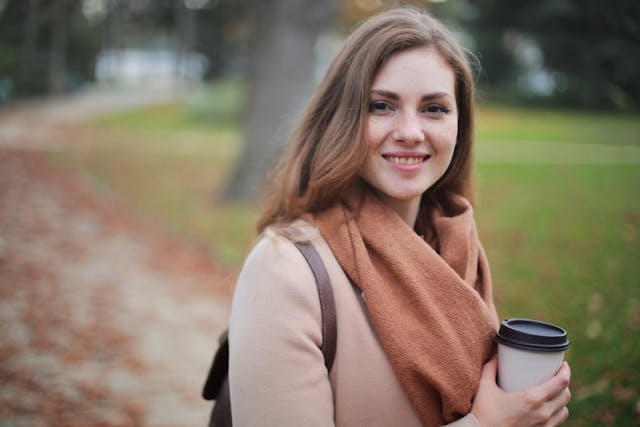
//> input picture person1.jpg, 640 x 427 px
$ ./main   (built with g++ and OpenCV 4)
//> lines starting //> are read from the running program, lines starting //| are printed output that depends on the picture
//> further down, img is the input picture: 427 rows x 640 cols, CV_8UC3; mean B, G, R 101.8, 119.2, 133.6
#include "opencv2/opencv.hpp"

/*
* cv::Mat&
* - 원본을 직접 수정하면서 반환해야 한다면 cv::Mat& 사용
*
* cv::Mat*
* - 새로운 cv::Mat 객체를 생성하고 반환하려면 cv::Mat* 사용 - 스마트 포인터(std::unique_ptr<cv::Mat> 등)를 고려
* - 포인터 대신 cv::Mat 자체를 반환하는 것이 더 안전하고 효율적
*/
cv::Mat ConvertToSketch(cv::Mat& img) {
	cv::Mat img_gray, img_inverted, img_blurred, img_inverted_blur, img_sketch;

	// 그레이스케일 이미지
	cv::cvtColor(img, img_gray, cv::COLOR_BGR2GRAY);
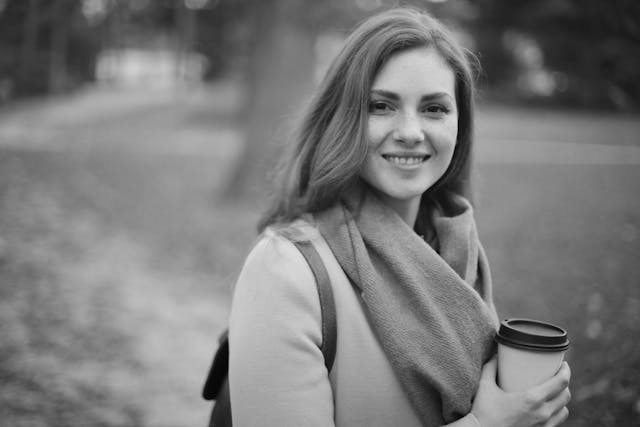
//> img_gray: 427 rows x 640 cols, CV_8UC1; min 1, max 225, mean 121.5

	cv::bitwise_not(img_gray, img_inverted);
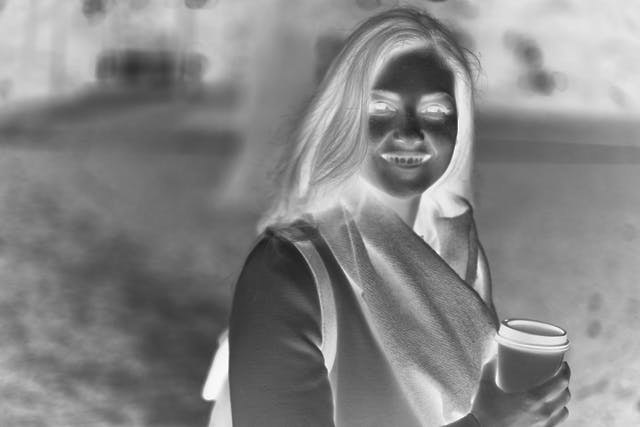
//> img_inverted: 427 rows x 640 cols, CV_8UC1; min 30, max 254, mean 133.5

	// 블러처리 - 노이즈제거, 흐림효과
	cv::GaussianBlur(img_inverted, img_blurred, cv::Size(21, 21), 0, 0);
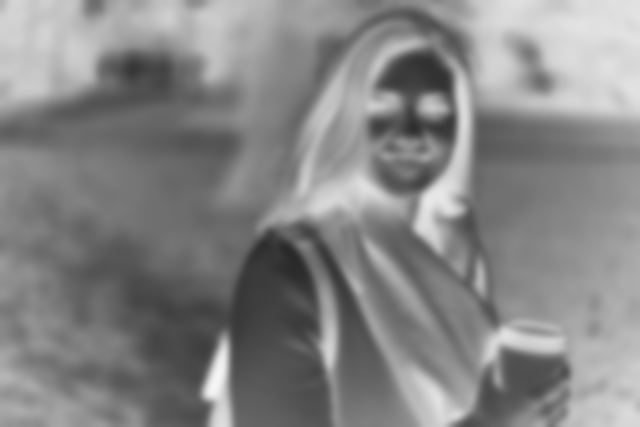
//> img_blurred: 427 rows x 640 cols, CV_8UC1; min 40, max 245, mean 133.5

	// 이미지반전 - 블러 효과가 강조된 영역은 더 밝아지고, 어두운 영역은 더 부각됨
	cv::bitwise_not(img_blurred, img_inverted_blur);
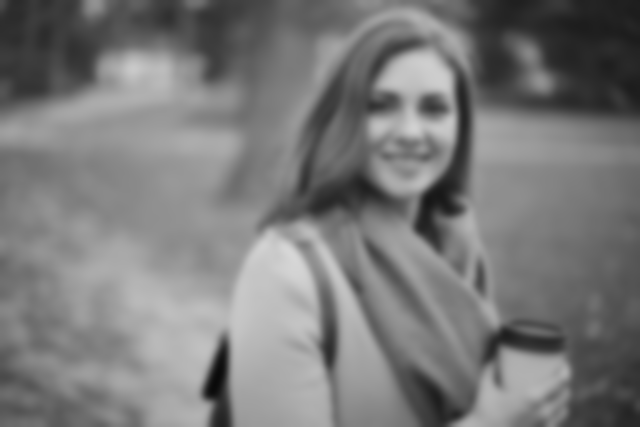
//> img_inverted_blur: 427 rows x 640 cols, CV_8UC1; min 10, max 215, mean 121.5

	// 두 개의 이미지를 픽셀 단위로 나눔
	cv::divide(img_gray, img_inverted_blur, img_sketch, 256.0);
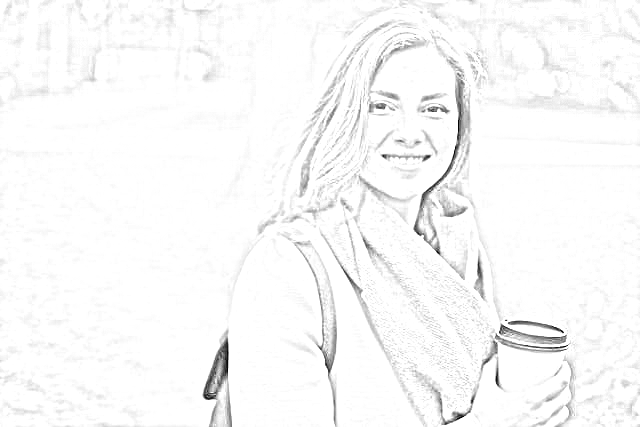
//> img_sketch: 427 rows x 640 cols, CV_8UC1; min 3, max 255, mean 248.7

	return img_sketch;
}

int main() {
	cv::Mat img = cv::imread("person1.jpg");
	if (img.empty()) {
		std::cerr << "Image load failed!" << std::endl;
		return -1;
	}

	cv::Mat img_sketch = ConvertToSketch(img);

	cv::namedWindow("img");
	cv::imshow("img", img);
	cv::imshow("img_sketch", img_sketch);

	cv::waitKey(0);

	return 0;
}

$ run again, with person2.jpg copied over person1.jpg
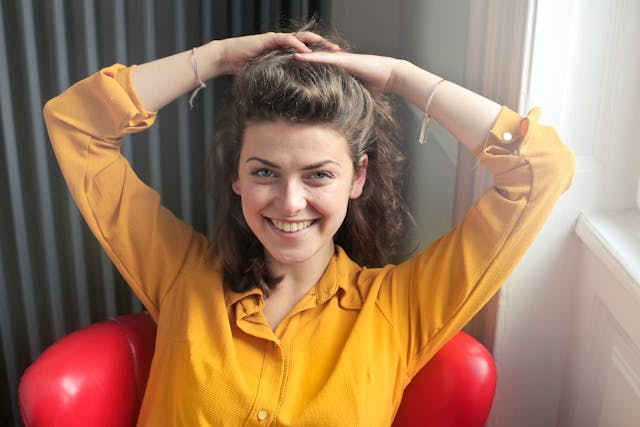
//> input picture person2.jpg, 640 x 427 px
//> img is the input picture: 427 rows x 640 cols, CV_8UC3; mean B, G, R 96.4, 122.7, 158.9
//> in ConvertToSketch, `cv::bitwise_not(img_blurred, img_inverted_blur);`:
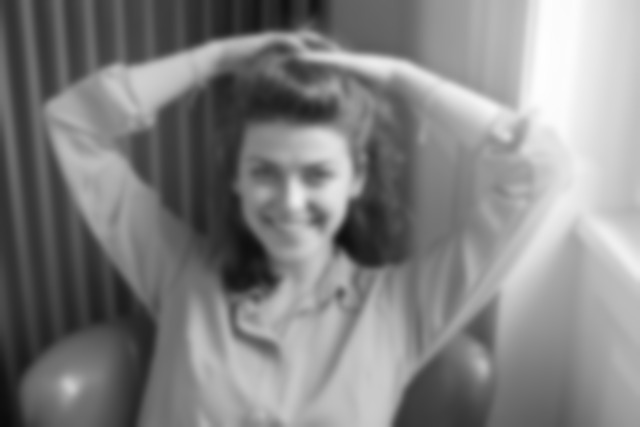
//> img_inverted_blur: 427 rows x 640 cols, CV_8UC1; min 11, max 254, mean 130.5
//> in ConvertToSketch, `cv::divide(img_gray, img_inverted_blur, img_sketch, 256.0);`:
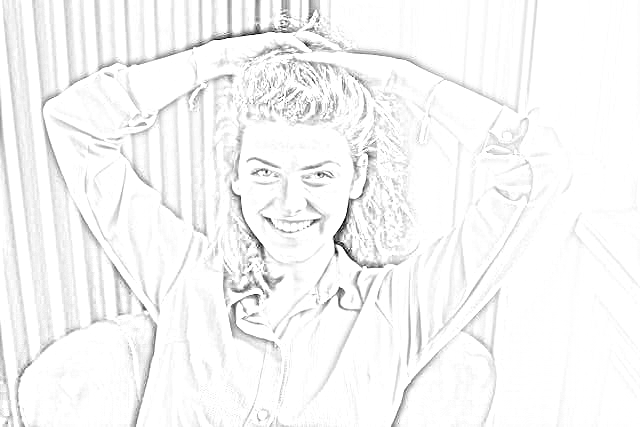
//> img_sketch: 427 rows x 640 cols, CV_8UC1; min 3, max 255, mean 246.3
